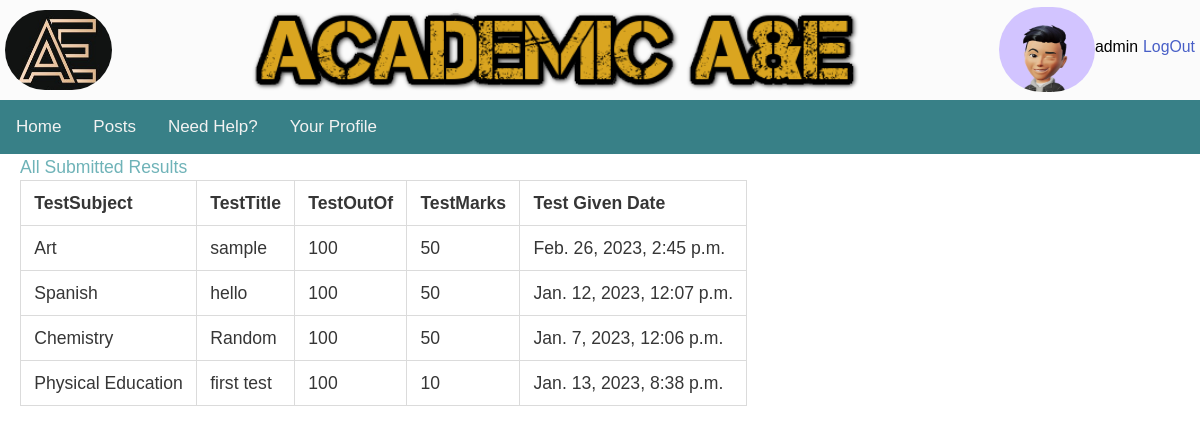
Page /academic/submitted_results/ (signed in) on the earlier database version.
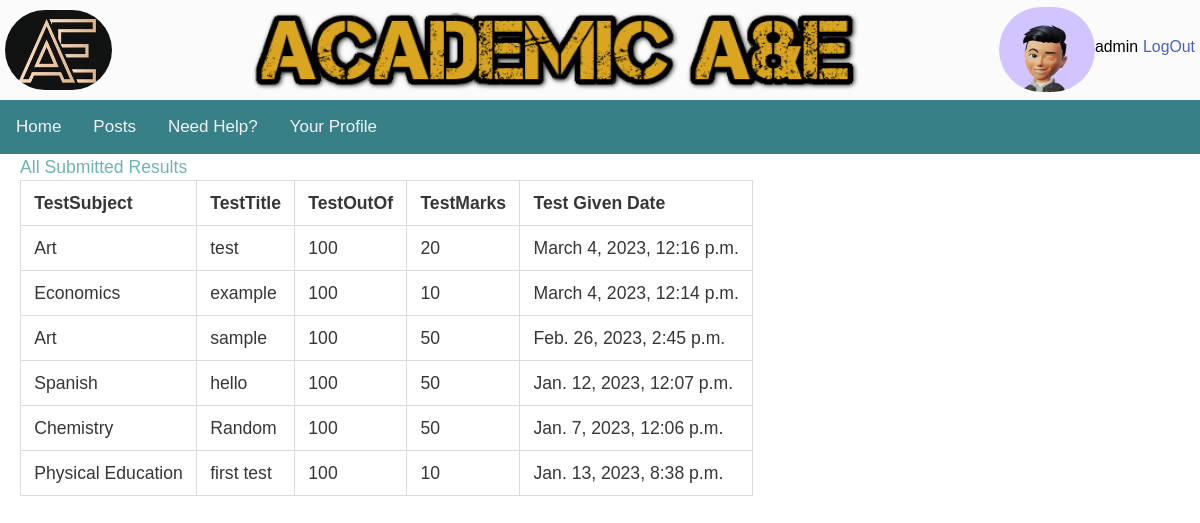
Same page on the later database version.
### academic/models.py (models this page shows, shortened)
class Tests(models.Model):
    test_subject =models.ForeignKey(Subjects, blank=True, null=True, on_delete=models.CASCADE)
    test_title = models.CharField(max_length=100)
    test_given_date= models.DateTimeField()
    test_marks = models.DecimalField(decimal_places=0, max_digits=4)
    test_outof =  models.DecimalField(decimal_places=0, max_digits=4)
    submitted = models.DateField(auto_now_add=True)
    username = models.ForeignKey(User, blank=True, null=True, on_delete=models.CASCADE)

class Subjects(models.Model):
    subject_name=models.CharField(max_length=20, choices=SUBJECT_CHOICES,unique=True)
    def __str__(self):
        return str(self.subject_name)

### academic/views.py (the view)
# urls.py: path('submitted_results/', views.submitted_results, name='submitted-request'),
@login_required(login_url=reverse_lazy('login'))
def submitted_results(request):
    user_id=request.user.id
    test_list=Tests.objects.filter(username=user_id).order_by('-id')
    return render(request, 'academic/submitted_results.html', {'test_list': test_list})

### academic/templates/academic/submitted_results.html (shortened to what this page needs)
{% extends "base.html" %}
{% load static %}
{% block content %}
<h1>All Submitted Results</h1>
    <table class="table is-bordered">
      <thead>
        <tr>
          <th>TestSubject</th>
          <th>TestTitle</th>
          <th>TestOutOf</th>
          <th>TestMarks</th>
          <th>Test Given Date</th>
      </tr>
      </thead>
    <tbody>
      {%   for result in test_list %}
      <tr>
        <td>{{ result.test_subject }}</td>
        <td>{{ result.test_title }}</td>
        <td>{{ result.test_outof }}</td>
        <td>{{ result.test_marks }}</td>
        <td>{{ result.test_given_date }}</td>
      </tr>
    {% endfor %}
    </tbody>
     </table>
{% endblock content %}

Differences in the rows shown:
added Tests: test_subject "Art", test_title "test", test_outof "100", test_marks "20", test_given_date "March 4, 2023, 12:16 p.m."
added Tests: test_subject "Economics", test_title "example", test_outof "100", test_marks "10", test_given_date "March 4, 2023, 12:14 p.m."
